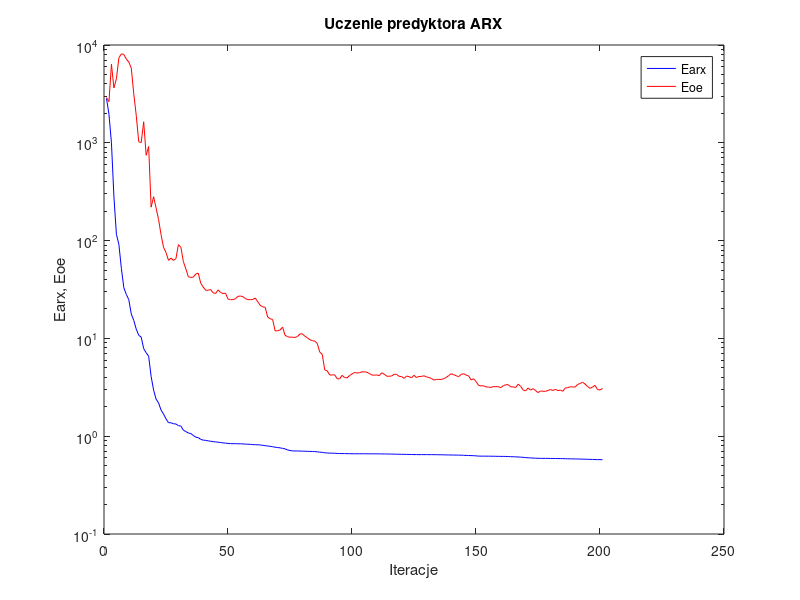
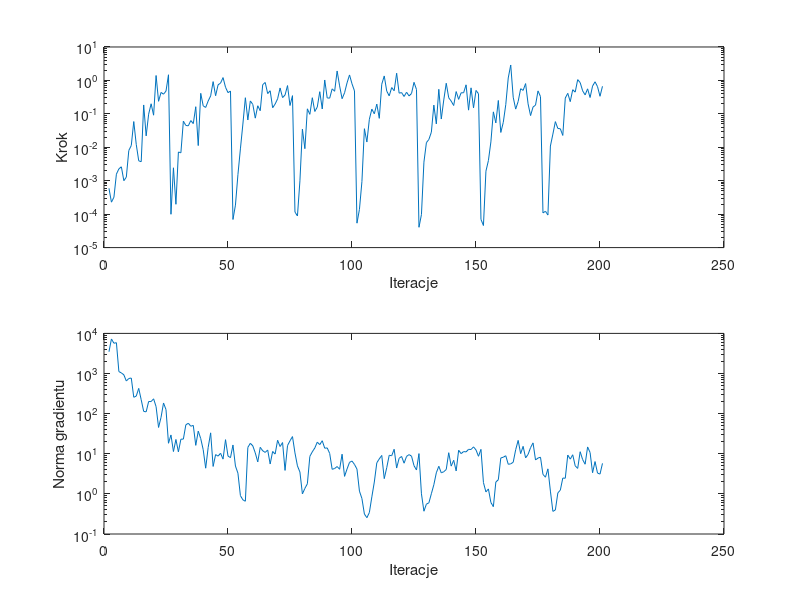

The MATLAB source for these figures, in order:
%uczenie predyktora arx
clear all;
n=0; farx(n+1)=2.850061e+003; foe(n+1)=2.900568e+003; wspucz(n+1)=0.000000e+000; ng(n+1)=0.000000e+000;
%odnowa zmiennej metryki
n=1; farx(n+1)=1.960174e+003; foe(n+1)=2.635586e+003; krok(n+1)=5.923015e-004; ng(n+1)=3.491404e+003;
n=2; farx(n+1)=9.990431e+002; foe(n+1)=6.361829e+003; krok(n+1)=2.285820e-004; ng(n+1)=7.261296e+003;
n=3; farx(n+1)=2.799974e+002; foe(n+1)=3.632877e+003; krok(n+1)=3.210907e-004; ng(n+1)=5.682836e+003;
n=4; farx(n+1)=1.161292e+002; foe(n+1)=4.514366e+003; krok(n+1)=1.573435e-003; ng(n+1)=5.865777e+003;
n=5; farx(n+1)=9.147786e+001; foe(n+1)=7.397298e+003; krok(n+1)=2.262638e-003; ng(n+1)=1.114859e+003;
n=6; farx(n+1)=5.202468e+001; foe(n+1)=8.120521e+003; krok(n+1)=2.607264e-003; ng(n+1)=1.037091e+003;
n=7; farx(n+1)=3.296383e+001; foe(n+1)=8.002951e+003; krok(n+1)=1.002892e-003; ng(n+1)=9.276573e+002;
n=8; farx(n+1)=2.812078e+001; foe(n+1)=7.178820e+003; krok(n+1)=1.279942e-003; ng(n+1)=6.506972e+002;
n=9; farx(n+1)=2.489179e+001; foe(n+1)=6.701965e+003; krok(n+1)=8.029022e-003; ng(n+1)=7.519402e+002;
n=10; farx(n+1)=1.777729e+001; foe(n+1)=5.802944e+003; krok(n+1)=1.129495e-002; ng(n+1)=7.713110e+002;
n=11; farx(n+1)=1.529114e+001; foe(n+1)=3.169029e+003; krok(n+1)=5.883374e-002; ng(n+1)=2.559591e+002;
n=12; farx(n+1)=1.244796e+001; foe(n+1)=1.906984e+003; krok(n+1)=1.222656e-002; ng(n+1)=2.735813e+002;
n=13; farx(n+1)=1.076885e+001; foe(n+1)=1.025860e+003; krok(n+1)=3.941672e-003; ng(n+1)=4.260137e+002;
n=14; farx(n+1)=1.030766e+001; foe(n+1)=1.005363e+003; krok(n+1)=3.699641e-003; ng(n+1)=2.218223e+002;
n=15; farx(n+1)=7.864516e+000; foe(n+1)=1.639817e+003; krok(n+1)=1.845727e-001; ng(n+1)=1.136648e+002;
n=16; farx(n+1)=7.133811e+000; foe(n+1)=7.454009e+002; krok(n+1)=2.194150e-002; ng(n+1)=1.109119e+002;
n=17; farx(n+1)=6.579928e+000; foe(n+1)=9.159070e+002; krok(n+1)=9.790194e-002; ng(n+1)=2.007232e+002;
n=18; farx(n+1)=4.085065e+000; foe(n+1)=2.197530e+002; krok(n+1)=2.001704e-001; ng(n+1)=1.998528e+002;
n=19; farx(n+1)=2.959943e+000; foe(n+1)=2.812627e+002; krok(n+1)=9.118713e-002; ng(n+1)=2.339863e+002;
n=20; farx(n+1)=2.395382e+000; foe(n+1)=2.155583e+002; krok(n+1)=1.402391e+000; ng(n+1)=1.493486e+002;
n=21; farx(n+1)=2.190914e+000; foe(n+1)=1.640515e+002; krok(n+1)=2.373843e-001; ng(n+1)=4.525239e+001;
n=22; farx(n+1)=1.853038e+000; foe(n+1)=1.151908e+002; krok(n+1)=4.376495e-001; ng(n+1)=8.092690e+001;
n=23; farx(n+1)=1.687856e+000; foe(n+1)=8.554247e+001; krok(n+1)=3.872082e-001; ng(n+1)=1.843445e+002;
n=24; farx(n+1)=1.504939e+000; foe(n+1)=7.559250e+001; krok(n+1)=4.797949e-001; ng(n+1)=1.260462e+002;
n=25; farx(n+1)=1.376242e+000; foe(n+1)=6.280964e+001; krok(n+1)=1.476581e+000; ng(n+1)=1.826747e+001;
%odnowa zmiennej metryki
n=26; farx(n+1)=1.371216e+000; foe(n+1)=6.619363e+001; krok(n+1)=9.926586e-005; ng(n+1)=2.942509e+001;
n=27; farx(n+1)=1.340897e+000; foe(n+1)=6.275313e+001; krok(n+1)=2.437188e-003; ng(n+1)=1.135905e+001;
n=28; farx(n+1)=1.333573e+000; foe(n+1)=6.535532e+001; krok(n+1)=1.974847e-004; ng(n+1)=2.271640e+001;
n=29; farx(n+1)=1.282320e+000; foe(n+1)=9.093859e+001; krok(n+1)=7.242402e-003; ng(n+1)=1.116380e+001;
n=30; farx(n+1)=1.270003e+000; foe(n+1)=8.551767e+001; krok(n+1)=6.832143e-003; ng(n+1)=2.305427e+001;
n=31; farx(n+1)=1.152946e+000; foe(n+1)=6.101259e+001; krok(n+1)=6.045742e-002; ng(n+1)=2.319254e+001;
n=32; farx(n+1)=1.114933e+000; foe(n+1)=5.141572e+001; krok(n+1)=4.502187e-002; ng(n+1)=5.266082e+001;
n=33; farx(n+1)=1.078776e+000; foe(n+1)=4.271767e+001; krok(n+1)=4.388300e-002; ng(n+1)=5.758250e+001;
n=34; farx(n+1)=1.063826e+000; foe(n+1)=4.201773e+001; krok(n+1)=6.301521e-002; ng(n+1)=4.858037e+001;
n=35; farx(n+1)=1.017304e+000; foe(n+1)=4.230303e+001; krok(n+1)=5.112424e-002; ng(n+1)=5.093816e+001;
n=36; farx(n+1)=9.780273e-001; foe(n+1)=4.547162e+001; krok(n+1)=1.634459e-001; ng(n+1)=1.620101e+001;
n=37; farx(n+1)=9.669547e-001; foe(n+1)=4.652873e+001; krok(n+1)=1.125547e-002; ng(n+1)=3.663102e+001;
n=38; farx(n+1)=9.280469e-001; foe(n+1)=3.673361e+001; krok(n+1)=4.110512e-001; ng(n+1)=2.393448e+001;
n=39; farx(n+1)=9.120588e-001; foe(n+1)=3.349905e+001; krok(n+1)=1.738735e-001; ng(n+1)=1.260918e+001;
n=40; farx(n+1)=9.063653e-001; foe(n+1)=3.104440e+001; krok(n+1)=1.553141e-001; ng(n+1)=4.368553e+000;
n=41; farx(n+1)=8.964210e-001; foe(n+1)=3.112374e+001; krok(n+1)=2.418297e-001; ng(n+1)=1.431080e+001;
n=42; farx(n+1)=8.886878e-001; foe(n+1)=3.155316e+001; krok(n+1)=3.444314e-001; ng(n+1)=3.320355e+001;
n=43; farx(n+1)=8.792458e-001; foe(n+1)=2.926933e+001; krok(n+1)=9.205345e-001; ng(n+1)=4.829454e+000;
n=44; farx(n+1)=8.743596e-001; foe(n+1)=2.882537e+001; krok(n+1)=3.485301e-001; ng(n+1)=9.531205e+000;
n=45; farx(n+1)=8.687407e-001; foe(n+1)=3.134718e+001; krok(n+1)=7.382907e-001; ng(n+1)=8.728343e+000;
n=46; farx(n+1)=8.624460e-001; foe(n+1)=2.949762e+001; krok(n+1)=8.316025e-001; ng(n+1)=1.029874e+001;
n=47; farx(n+1)=8.547465e-001; foe(n+1)=2.875559e+001; krok(n+1)=1.215405e+000; ng(n+1)=7.347642e+000;
n=48; farx(n+1)=8.492296e-001; foe(n+1)=2.898958e+001; krok(n+1)=6.239579e-001; ng(n+1)=2.244761e+001;
n=49; farx(n+1)=8.441796e-001; foe(n+1)=2.529461e+001; krok(n+1)=4.305446e-001; ng(n+1)=8.753459e+000;
n=50; farx(n+1)=8.398356e-001; foe(n+1)=2.487632e+001; krok(n+1)=4.816416e-001; ng(n+1)=8.001154e+000;
%odnowa zmiennej metryki
n=51; farx(n+1)=8.383775e-001; foe(n+1)=2.494952e+001; krok(n+1)=6.933884e-005; ng(n+1)=1.654666e+001;
n=52; farx(n+1)=8.380288e-001; foe(n+1)=2.545932e+001; krok(n+1)=1.864752e-004; ng(n+1)=4.942703e+000;
n=53; farx(n+1)=8.369702e-001; foe(n+1)=2.691514e+001; krok(n+1)=1.517951e-003; ng(n+1)=3.287408e+000;
n=54; farx(n+1)=8.364564e-001; foe(n+1)=2.712849e+001; krok(n+1)=8.956895e-003; ng(n+1)=9.057365e-001;
n=55; farx(n+1)=8.345907e-001; foe(n+1)=2.675089e+001; krok(n+1)=4.954706e-002; ng(n+1)=7.104648e-001;
n=56; farx(n+1)=8.293331e-001; foe(n+1)=2.552086e+001; krok(n+1)=3.035583e-001; ng(n+1)=6.560891e-001;
n=57; farx(n+1)=8.280186e-001; foe(n+1)=2.492089e+001; krok(n+1)=6.561970e-002; ng(n+1)=1.441326e+001;
n=58; farx(n+1)=8.259624e-001; foe(n+1)=2.487848e+001; krok(n+1)=2.431438e-001; ng(n+1)=1.822608e+001;
n=59; farx(n+1)=8.205332e-001; foe(n+1)=2.498475e+001; krok(n+1)=1.919189e-001; ng(n+1)=1.574009e+001;
n=60; farx(n+1)=8.189870e-001; foe(n+1)=2.586515e+001; krok(n+1)=7.439834e-002; ng(n+1)=1.049073e+001;
n=61; farx(n+1)=8.166846e-001; foe(n+1)=2.367575e+001; krok(n+1)=1.746541e-001; ng(n+1)=6.261188e+000;
n=62; farx(n+1)=8.138955e-001; foe(n+1)=2.177662e+001; krok(n+1)=1.241815e-001; ng(n+1)=1.448676e+001;
n=63; farx(n+1)=8.069175e-001; foe(n+1)=2.103479e+001; krok(n+1)=7.491049e-001; ng(n+1)=1.184427e+001;
n=64; farx(n+1)=8.004928e-001; foe(n+1)=2.079166e+001; krok(n+1)=8.674420e-001; ng(n+1)=1.080902e+001;
n=65; farx(n+1)=7.936674e-001; foe(n+1)=1.653355e+001; krok(n+1)=4.033988e-001; ng(n+1)=1.239708e+001;
n=66; farx(n+1)=7.878248e-001; foe(n+1)=1.588939e+001; krok(n+1)=4.909897e-001; ng(n+1)=5.560405e+000;
n=67; farx(n+1)=7.808852e-001; foe(n+1)=1.560181e+001; krok(n+1)=1.523673e-001; ng(n+1)=1.141703e+001;
n=68; farx(n+1)=7.717613e-001; foe(n+1)=1.193367e+001; krok(n+1)=1.961845e-001; ng(n+1)=9.826670e+000;
n=69; farx(n+1)=7.661716e-001; foe(n+1)=1.196572e+001; krok(n+1)=2.818076e-001; ng(n+1)=2.171658e+001;
n=70; farx(n+1)=7.600422e-001; foe(n+1)=1.219378e+001; krok(n+1)=5.949654e-001; ng(n+1)=1.515109e+001;
n=71; farx(n+1)=7.512343e-001; foe(n+1)=1.306565e+001; krok(n+1)=3.066947e-001; ng(n+1)=1.903655e+001;
n=72; farx(n+1)=7.419773e-001; foe(n+1)=1.077541e+001; krok(n+1)=3.655097e-001; ng(n+1)=3.846253e+000;
n=73; farx(n+1)=7.242821e-001; foe(n+1)=1.040026e+001; krok(n+1)=7.011953e-001; ng(n+1)=1.601230e+001;
n=74; farx(n+1)=7.145017e-001; foe(n+1)=1.028737e+001; krok(n+1)=1.775417e-001; ng(n+1)=2.108380e+001;
n=75; farx(n+1)=7.076256e-001; foe(n+1)=1.029689e+001; krok(n+1)=3.505976e-001; ng(n+1)=2.678416e+001;
%odnowa zmiennej metryki
n=76; farx(n+1)=7.064444e-001; foe(n+1)=1.023010e+001; krok(n+1)=1.159103e-004; ng(n+1)=1.050372e+001;
n=77; farx(n+1)=7.062856e-001; foe(n+1)=1.042765e+001; krok(n+1)=8.824176e-005; ng(n+1)=4.986092e+000;
n=78; farx(n+1)=7.053321e-001; foe(n+1)=1.110690e+001; krok(n+1)=9.933991e-004; ng(n+1)=3.499236e+000;
n=79; farx(n+1)=7.031914e-001; foe(n+1)=1.112664e+001; krok(n+1)=3.497807e-002; ng(n+1)=9.990125e-001;
n=80; farx(n+1)=7.021729e-001; foe(n+1)=1.052947e+001; krok(n+1)=9.093040e-003; ng(n+1)=1.368479e+000;
n=81; farx(n+1)=6.999866e-001; foe(n+1)=1.014181e+001; krok(n+1)=1.414327e-001; ng(n+1)=1.785549e+000;
n=82; farx(n+1)=6.990952e-001; foe(n+1)=9.702124e+000; krok(n+1)=9.668121e-002; ng(n+1)=8.602488e+000;
n=83; farx(n+1)=6.978746e-001; foe(n+1)=9.468534e+000; krok(n+1)=3.038513e-001; ng(n+1)=1.119701e+001;
n=84; farx(n+1)=6.958177e-001; foe(n+1)=9.385495e+000; krok(n+1)=1.178633e-001; ng(n+1)=1.393648e+001;
n=85; farx(n+1)=6.926403e-001; foe(n+1)=8.876101e+000; krok(n+1)=1.600146e-001; ng(n+1)=1.946172e+001;
n=86; farx(n+1)=6.870464e-001; foe(n+1)=7.249722e+000; krok(n+1)=4.602631e-001; ng(n+1)=1.689491e+001;
n=87; farx(n+1)=6.839059e-001; foe(n+1)=6.869845e+000; krok(n+1)=1.400181e-001; ng(n+1)=2.111621e+001;
n=88; farx(n+1)=6.764951e-001; foe(n+1)=4.770237e+000; krok(n+1)=1.030870e+000; ng(n+1)=1.374368e+001;
n=89; farx(n+1)=6.741020e-001; foe(n+1)=4.658401e+000; krok(n+1)=2.994846e-001; ng(n+1)=1.399196e+001;
n=90; farx(n+1)=6.712294e-001; foe(n+1)=4.228366e+000; krok(n+1)=2.947483e-001; ng(n+1)=1.019265e+001;
n=91; farx(n+1)=6.702606e-001; foe(n+1)=4.228259e+000; krok(n+1)=5.596492e-001; ng(n+1)=4.094060e+000;
n=92; farx(n+1)=6.694879e-001; foe(n+1)=4.246956e+000; krok(n+1)=4.734602e-001; ng(n+1)=4.294040e+000;
n=93; farx(n+1)=6.666911e-001; foe(n+1)=3.879176e+000; krok(n+1)=1.915347e+000; ng(n+1)=4.803110e+000;
n=94; farx(n+1)=6.653147e-001; foe(n+1)=3.846279e+000; krok(n+1)=6.871474e-001; ng(n+1)=4.110642e+000;
n=95; farx(n+1)=6.646924e-001; foe(n+1)=4.190149e+000; krok(n+1)=2.840339e-001; ng(n+1)=9.747302e+000;
n=96; farx(n+1)=6.641671e-001; foe(n+1)=3.979885e+000; krok(n+1)=4.268310e-001; ng(n+1)=2.732138e+000;
n=97; farx(n+1)=6.634670e-001; foe(n+1)=3.947289e+000; krok(n+1)=8.457767e-001; ng(n+1)=4.171026e+000;
n=98; farx(n+1)=6.624726e-001; foe(n+1)=4.171039e+000; krok(n+1)=1.459230e+000; ng(n+1)=6.106025e+000;
n=99; farx(n+1)=6.617370e-001; foe(n+1)=4.324038e+000; krok(n+1)=7.927530e-001; ng(n+1)=6.577562e+000;
n=100; farx(n+1)=6.613302e-001; foe(n+1)=4.484919e+000; krok(n+1)=4.854776e-001; ng(n+1)=5.417701e+000;
%odnowa zmiennej metryki
n=101; farx(n+1)=6.612689e-001; foe(n+1)=4.427025e+000; krok(n+1)=5.378705e-005; ng(n+1)=4.149848e+000;
n=102; farx(n+1)=6.612559e-001; foe(n+1)=4.459909e+000; krok(n+1)=1.389822e-004; ng(n+1)=1.171773e+000;
n=103; farx(n+1)=6.612143e-001; foe(n+1)=4.549019e+000; krok(n+1)=9.446471e-004; ng(n+1)=7.661085e-001;
n=104; farx(n+1)=6.609826e-001; foe(n+1)=4.555877e+000; krok(n+1)=3.599004e-002; ng(n+1)=3.145336e-001;
n=105; farx(n+1)=6.609552e-001; foe(n+1)=4.508934e+000; krok(n+1)=1.438335e-002; ng(n+1)=2.548860e-001;
n=106; farx(n+1)=6.608117e-001; foe(n+1)=4.374373e+000; krok(n+1)=6.900644e-002; ng(n+1)=3.425242e-001;
n=107; farx(n+1)=6.606003e-001; foe(n+1)=4.222682e+000; krok(n+1)=1.387866e-001; ng(n+1)=8.421653e-001;
n=108; farx(n+1)=6.602815e-001; foe(n+1)=4.206909e+000; krok(n+1)=1.005379e-001; ng(n+1)=1.978217e+000;
n=109; farx(n+1)=6.601002e-001; foe(n+1)=4.231579e+000; krok(n+1)=1.958039e-001; ng(n+1)=5.956467e+000;
n=110; farx(n+1)=6.598723e-001; foe(n+1)=4.157785e+000; krok(n+1)=7.340057e-002; ng(n+1)=7.447994e+000;
n=111; farx(n+1)=6.591858e-001; foe(n+1)=4.456817e+000; krok(n+1)=7.704536e-001; ng(n+1)=9.086868e+000;
n=112; farx(n+1)=6.583299e-001; foe(n+1)=4.314328e+000; krok(n+1)=1.361947e+000; ng(n+1)=2.400491e+000;
n=113; farx(n+1)=6.577315e-001; foe(n+1)=4.107378e+000; krok(n+1)=4.811170e-001; ng(n+1)=4.489869e+000;
n=114; farx(n+1)=6.572758e-001; foe(n+1)=4.100240e+000; krok(n+1)=3.450079e-001; ng(n+1)=9.170937e+000;
n=115; farx(n+1)=6.562550e-001; foe(n+1)=4.132003e+000; krok(n+1)=6.113321e-001; ng(n+1)=8.922322e+000;
n=116; farx(n+1)=6.555701e-001; foe(n+1)=4.295524e+000; krok(n+1)=4.909897e-001; ng(n+1)=1.294020e+001;
n=117; farx(n+1)=6.541439e-001; foe(n+1)=4.282571e+000; krok(n+1)=1.642087e+000; ng(n+1)=4.404626e+000;
n=118; farx(n+1)=6.537721e-001; foe(n+1)=4.096092e+000; krok(n+1)=4.164005e-001; ng(n+1)=7.709283e+000;
n=119; farx(n+1)=6.529738e-001; foe(n+1)=4.064131e+000; krok(n+1)=4.321320e-001; ng(n+1)=8.558994e+000;
n=120; farx(n+1)=6.519337e-001; foe(n+1)=3.904356e+000; krok(n+1)=3.307424e-001; ng(n+1)=5.815752e+000;
n=121; farx(n+1)=6.515026e-001; foe(n+1)=4.124346e+000; krok(n+1)=4.429176e-001; ng(n+1)=8.599979e+000;
n=122; farx(n+1)=6.508291e-001; foe(n+1)=4.053774e+000; krok(n+1)=3.435737e-001; ng(n+1)=9.529853e+000;
n=123; farx(n+1)=6.499235e-001; foe(n+1)=3.960534e+000; krok(n+1)=4.063898e-001; ng(n+1)=8.717320e+000;
n=124; farx(n+1)=6.489105e-001; foe(n+1)=4.193262e+000; krok(n+1)=8.771846e-001; ng(n+1)=5.055855e+000;
n=125; farx(n+1)=6.485659e-001; foe(n+1)=3.984129e+000; krok(n+1)=5.360036e-001; ng(n+1)=3.936186e+000;
%odnowa zmiennej metryki
n=126; farx(n+1)=6.482903e-001; foe(n+1)=4.076401e+000; krok(n+1)=4.052186e-005; ng(n+1)=1.009616e+001;
n=127; farx(n+1)=6.482820e-001; foe(n+1)=4.082864e+000; krok(n+1)=9.713729e-005; ng(n+1)=1.003600e+000;
n=128; farx(n+1)=6.482503e-001; foe(n+1)=4.150467e+000; krok(n+1)=3.595805e-003; ng(n+1)=3.696915e-001;
n=129; farx(n+1)=6.479455e-001; foe(n+1)=4.044305e+000; krok(n+1)=1.376894e-002; ng(n+1)=5.551321e-001;
n=130; farx(n+1)=6.478795e-001; foe(n+1)=3.981956e+000; krok(n+1)=1.715934e-002; ng(n+1)=5.990812e-001;
n=131; farx(n+1)=6.477515e-001; foe(n+1)=3.894861e+000; krok(n+1)=2.835241e-002; ng(n+1)=1.008765e+000;
n=132; farx(n+1)=6.474103e-001; foe(n+1)=3.745493e+000; krok(n+1)=1.827549e-001; ng(n+1)=1.689033e+000;
n=133; farx(n+1)=6.471832e-001; foe(n+1)=3.803660e+000; krok(n+1)=5.005537e-002; ng(n+1)=3.352990e+000;
n=134; farx(n+1)=6.461361e-001; foe(n+1)=3.809271e+000; krok(n+1)=5.422916e-001; ng(n+1)=4.876964e+000;
n=135; farx(n+1)=6.459989e-001; foe(n+1)=3.803237e+000; krok(n+1)=7.000904e-002; ng(n+1)=3.348232e+000;
n=136; farx(n+1)=6.451677e-001; foe(n+1)=3.875298e+000; krok(n+1)=2.601807e-001; ng(n+1)=3.564182e+000;
n=137; farx(n+1)=6.436279e-001; foe(n+1)=3.988650e+000; krok(n+1)=8.224396e-001; ng(n+1)=4.048157e+000;
n=138; farx(n+1)=6.429496e-001; foe(n+1)=4.169611e+000; krok(n+1)=3.029139e-001; ng(n+1)=1.062466e+001;
n=139; farx(n+1)=6.422983e-001; foe(n+1)=4.354118e+000; krok(n+1)=2.400960e-001; ng(n+1)=4.921950e+000;
n=140; farx(n+1)=6.415560e-001; foe(n+1)=4.257831e+000; krok(n+1)=1.775417e-001; ng(n+1)=6.883622e+000;
n=141; farx(n+1)=6.409408e-001; foe(n+1)=4.157289e+000; krok(n+1)=4.641165e-001; ng(n+1)=3.732897e+000;
n=142; farx(n+1)=6.403330e-001; foe(n+1)=4.058324e+000; krok(n+1)=2.711458e-001; ng(n+1)=1.225138e+001;
n=143; farx(n+1)=6.395299e-001; foe(n+1)=4.288002e+000; krok(n+1)=4.268310e-001; ng(n+1)=1.008072e+001;
n=144; farx(n+1)=6.383430e-001; foe(n+1)=4.350965e+000; krok(n+1)=4.268310e-001; ng(n+1)=1.134576e+001;
n=145; farx(n+1)=6.358206e-001; foe(n+1)=4.221487e+000; krok(n+1)=7.382907e-001; ng(n+1)=1.113436e+001;
n=146; farx(n+1)=6.350059e-001; foe(n+1)=4.134754e+000; krok(n+1)=1.291716e-001; ng(n+1)=1.289436e+001;
n=147; farx(n+1)=6.332665e-001; foe(n+1)=3.762124e+000; krok(n+1)=6.000244e-001; ng(n+1)=1.277713e+001;
n=148; farx(n+1)=6.324030e-001; foe(n+1)=3.867244e+000; krok(n+1)=1.514569e-001; ng(n+1)=1.486033e+001;
n=149; farx(n+1)=6.292216e-001; foe(n+1)=3.629120e+000; krok(n+1)=5.015999e-001; ng(n+1)=1.245650e+001;
n=150; farx(n+1)=6.261249e-001; foe(n+1)=3.317284e+000; krok(n+1)=4.003408e-001; ng(n+1)=8.653578e+000;
%odnowa zmiennej metryki
n=151; farx(n+1)=6.254110e-001; foe(n+1)=3.265217e+000; krok(n+1)=6.975159e-005; ng(n+1)=1.287624e+001;
n=152; farx(n+1)=6.254014e-001; foe(n+1)=3.282347e+000; krok(n+1)=4.572173e-005; ng(n+1)=1.912168e+000;
n=153; farx(n+1)=6.252661e-001; foe(n+1)=3.193140e+000; krok(n+1)=1.929064e-003; ng(n+1)=1.117995e+000;
n=154; farx(n+1)=6.248337e-001; foe(n+1)=3.178985e+000; krok(n+1)=4.002465e-003; ng(n+1)=1.329389e+000;
n=155; farx(n+1)=6.245683e-001; foe(n+1)=3.152310e+000; krok(n+1)=1.448480e-002; ng(n+1)=6.108646e-001;
n=156; farx(n+1)=6.234541e-001; foe(n+1)=3.219519e+000; krok(n+1)=1.147563e-001; ng(n+1)=4.802280e-001;
n=157; farx(n+1)=6.233042e-001; foe(n+1)=3.205072e+000; krok(n+1)=5.359529e-002; ng(n+1)=1.979057e+000;
n=158; farx(n+1)=6.221994e-001; foe(n+1)=3.213185e+000; krok(n+1)=2.515191e-001; ng(n+1)=2.249239e+000;
n=159; farx(n+1)=6.218103e-001; foe(n+1)=3.134359e+000; krok(n+1)=2.779047e-002; ng(n+1)=7.868796e+000;
n=160; farx(n+1)=6.215973e-001; foe(n+1)=3.284007e+000; krok(n+1)=5.565015e-002; ng(n+1)=8.186939e+000;
n=161; farx(n+1)=6.210719e-001; foe(n+1)=3.359979e+000; krok(n+1)=1.881319e-001; ng(n+1)=8.927191e+000;
n=162; farx(n+1)=6.199647e-001; foe(n+1)=3.361398e+000; krok(n+1)=1.185073e+000; ng(n+1)=5.468900e+000;
n=163; farx(n+1)=6.175463e-001; foe(n+1)=3.196823e+000; krok(n+1)=2.891506e+000; ng(n+1)=5.600009e+000;
n=164; farx(n+1)=6.164747e-001; foe(n+1)=3.192411e+000; krok(n+1)=3.143779e-001; ng(n+1)=6.149120e+000;
n=165; farx(n+1)=6.152499e-001; foe(n+1)=3.149046e+000; krok(n+1)=1.387085e-001; ng(n+1)=1.263245e+001;
n=166; farx(n+1)=6.133392e-001; foe(n+1)=3.402876e+000; krok(n+1)=2.353350e-001; ng(n+1)=2.153743e+001;
n=167; farx(n+1)=6.107932e-001; foe(n+1)=3.239888e+000; krok(n+1)=5.642809e-001; ng(n+1)=1.007596e+001;
n=168; farx(n+1)=6.082957e-001; foe(n+1)=2.973126e+000; krok(n+1)=5.030621e-001; ng(n+1)=1.530840e+001;
n=169; farx(n+1)=6.040619e-001; foe(n+1)=2.905531e+000; krok(n+1)=8.043035e-001; ng(n+1)=7.903482e+000;
n=170; farx(n+1)=6.019540e-001; foe(n+1)=3.107740e+000; krok(n+1)=1.989372e-001; ng(n+1)=9.631497e+000;
n=171; farx(n+1)=5.999215e-001; foe(n+1)=2.966300e+000; krok(n+1)=8.877087e-002; ng(n+1)=1.425595e+001;
n=172; farx(n+1)=5.975809e-001; foe(n+1)=3.063979e+000; krok(n+1)=1.601162e-001; ng(n+1)=1.867069e+001;
n=173; farx(n+1)=5.960263e-001; foe(n+1)=2.928530e+000; krok(n+1)=1.823743e-001; ng(n+1)=6.995425e+000;
n=174; farx(n+1)=5.943993e-001; foe(n+1)=2.792496e+000; krok(n+1)=4.858657e-001; ng(n+1)=7.816765e+000;
n=175; farx(n+1)=5.935047e-001; foe(n+1)=2.894793e+000; krok(n+1)=3.288994e-001; ng(n+1)=8.204037e+000;
%odnowa zmiennej metryki
n=176; farx(n+1)=5.934393e-001; foe(n+1)=2.887042e+000; krok(n+1)=1.089132e-004; ng(n+1)=3.060801e+000;
n=177; farx(n+1)=5.933657e-001; foe(n+1)=2.873189e+000; krok(n+1)=1.222501e-004; ng(n+1)=2.603650e+000;
n=178; farx(n+1)=5.932491e-001; foe(n+1)=2.931116e+000; krok(n+1)=9.411109e-005; ng(n+1)=4.203508e+000;
n=179; farx(n+1)=5.922533e-001; foe(n+1)=2.999660e+000; krok(n+1)=1.091588e-002; ng(n+1)=1.172995e+000;
n=180; farx(n+1)=5.920093e-001; foe(n+1)=2.934979e+000; krok(n+1)=2.476948e-002; ng(n+1)=3.665270e-001;
n=181; farx(n+1)=5.915158e-001; foe(n+1)=3.010869e+000; krok(n+1)=5.857529e-002; ng(n+1)=3.975299e-001;
n=182; farx(n+1)=5.909922e-001; foe(n+1)=2.929181e+000; krok(n+1)=3.658573e-002; ng(n+1)=1.056880e+000;
n=183; farx(n+1)=5.903084e-001; foe(n+1)=2.958736e+000; krok(n+1)=3.579522e-002; ng(n+1)=1.238649e+000;
n=184; farx(n+1)=5.900506e-001; foe(n+1)=2.881282e+000; krok(n+1)=2.262062e-002; ng(n+1)=2.479969e+000;
n=185; farx(n+1)=5.884543e-001; foe(n+1)=3.111680e+000; krok(n+1)=2.969638e-001; ng(n+1)=2.453226e+000;
n=186; farx(n+1)=5.877164e-001; foe(n+1)=3.132828e+000; krok(n+1)=4.112198e-001; ng(n+1)=9.292375e+000;
n=187; farx(n+1)=5.867251e-001; foe(n+1)=3.203912e+000; krok(n+1)=2.320583e-001; ng(n+1)=7.347298e+000;
n=188; farx(n+1)=5.862108e-001; foe(n+1)=3.183675e+000; krok(n+1)=5.271762e-001; ng(n+1)=9.439106e+000;
n=189; farx(n+1)=5.857633e-001; foe(n+1)=3.184429e+000; krok(n+1)=4.461571e-001; ng(n+1)=4.998813e+000;
n=190; farx(n+1)=5.847376e-001; foe(n+1)=3.386107e+000; krok(n+1)=1.054352e+000; ng(n+1)=4.315994e+000;
n=191; farx(n+1)=5.837163e-001; foe(n+1)=3.459460e+000; krok(n+1)=8.635342e-001; ng(n+1)=1.124555e+001;
n=192; farx(n+1)=5.829484e-001; foe(n+1)=3.562533e+000; krok(n+1)=4.884576e-001; ng(n+1)=7.156371e+000;
n=193; farx(n+1)=5.821048e-001; foe(n+1)=3.410260e+000; krok(n+1)=3.691454e-001; ng(n+1)=5.486005e+000;
n=194; farx(n+1)=5.808116e-001; foe(n+1)=3.223759e+000; krok(n+1)=5.600723e-001; ng(n+1)=1.479730e+001;
n=195; farx(n+1)=5.795993e-001; foe(n+1)=3.085927e+000; krok(n+1)=3.080168e-001; ng(n+1)=1.073861e+001;
n=196; farx(n+1)=5.784901e-001; foe(n+1)=3.181954e+000; krok(n+1)=6.762233e-001; ng(n+1)=3.367298e+000;
n=197; farx(n+1)=5.775165e-001; foe(n+1)=3.309254e+000; krok(n+1)=9.112329e-001; ng(n+1)=6.389957e+000;
n=198; farx(n+1)=5.763282e-001; foe(n+1)=2.997951e+000; krok(n+1)=6.511688e-001; ng(n+1)=3.298843e+000;
n=199; farx(n+1)=5.758781e-001; foe(n+1)=2.971820e+000; krok(n+1)=3.355407e-001; ng(n+1)=3.111047e+000;
n=200; farx(n+1)=5.754040e-001; foe(n+1)=3.071945e+000; krok(n+1)=6.674595e-001; ng(n+1)=5.762573e+000;

figure; semilogy(farx,'b'); hold on; semilogy(foe,'r'); xlabel('Iteracje'); ylabel('Earx, Eoe'); legend('Earx','Eoe'); title('Uczenie predyktora ARX');
figure; subplot(2,1,1); semilogy(krok); xlabel('Iteracje'); ylabel('Krok');
subplot(2,1,2); semilogy(ng); xlabel('Iteracje'); ylabel('Norma gradientu');
Earx=farx(n+1)
Eoe=foe(n+1)
